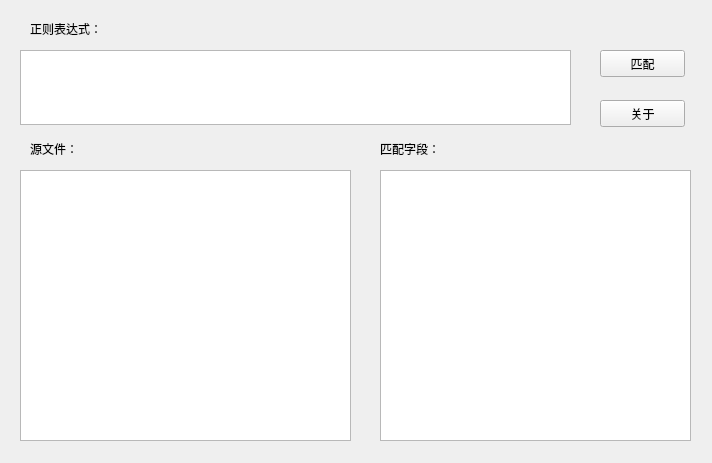
<?xml version="1.0" encoding="UTF-8"?>
<ui version="4.0">
 <class>bzizi</class>
 <widget class="QWidget" name="bzizi">
  <property name="geometry">
   <rect>
    <x>0</x>
    <y>0</y>
    <width>712</width>
    <height>463</height>
   </rect>
  </property>
  <property name="minimumSize">
   <size>
    <width>712</width>
    <height>463</height>
   </size>
  </property>
  <property name="maximumSize">
   <size>
    <width>712</width>
    <height>463</height>
   </size>
  </property>
  <property name="windowTitle">
   <string>正则表达式测试   www.bzizi.com</string>
  </property>
  <property name="windowIcon">
   <iconset>
    <normaloff>ico.ico</normaloff>ico.ico</iconset>
  </property>
  <widget class="QTextEdit" name="text_regex">
   <property name="geometry">
    <rect>
     <x>20</x>
     <y>50</y>
     <width>551</width>
     <height>75</height>
    </rect>
   </property>
  </widget>
  <widget class="QTextEdit" name="text_data">
   <property name="geometry">
    <rect>
     <x>20</x>
     <y>170</y>
     <width>331</width>
     <height>271</height>
    </rect>
   </property>
  </widget>
  <widget class="QTextBrowser" name="text_show">
   <property name="geometry">
    <rect>
     <x>380</x>
     <y>170</y>
     <width>311</width>
     <height>271</height>
    </rect>
   </property>
  </widget>
  <widget class="QPushButton" name="button_ok">
   <property name="geometry">
    <rect>
     <x>600</x>
     <y>50</y>
     <width>85</width>
     <height>27</height>
    </rect>
   </property>
   <property name="text">
    <string>匹配</string>
   </property>
  </widget>
  <widget class="QPushButton" name="button_about">
   <property name="geometry">
    <rect>
     <x>600</x>
     <y>100</y>
     <width>85</width>
     <height>27</height>
    </rect>
   </property>
   <property name="text">
    <string>关于</string>
   </property>
  </widget>
  <widget class="QLabel" name="label">
   <property name="geometry">
    <rect>
     <x>30</x>
     <y>20</y>
     <width>101</width>
     <height>17</height>
    </rect>
   </property>
   <property name="text">
    <string>正则表达式：</string>
   </property>
  </widget>
  <widget class="QLabel" name="label_2">
   <property name="geometry">
    <rect>
     <x>30</x>
     <y>140</y>
     <width>101</width>
     <height>17</height>
    </rect>
   </property>
   <property name="text">
    <string>源文件：</string>
   </property>
  </widget>
  <widget class="QLabel" name="label_3">
   <property name="geometry">
    <rect>
     <x>380</x>
     <y>140</y>
     <width>91</width>
     <height>17</height>
    </rect>
   </property>
   <property name="text">
    <string>匹配字段：</string>
   </property>
  </widget>
 </widget>
 <resources/>
 <connections/>
</ui>
